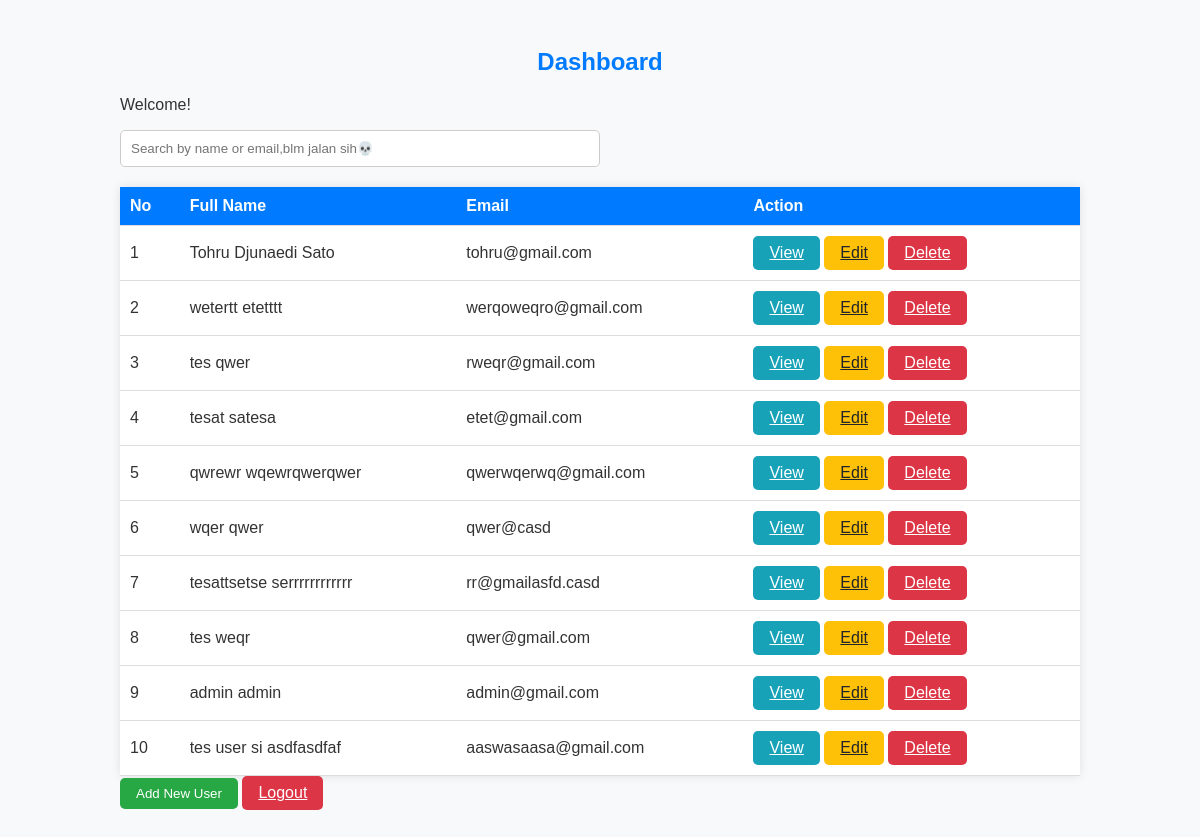
Page /dashboard.php on the committed database.
### tables this page shows
CREATE TABLE `user` (
  `ID` text NOT NULL,
  `firstName` text NOT NULL,
  `lastName` text NOT NULL,
  `Email` text NOT NULL,
  `Password` text NOT NULL,
  `Bio` text DEFAULT NULL
);

### dashboard.php (the view, shortened to what this page needs)
<?php
function connectToDB()
{
    $servername = "localhost";
    $username = "root";
    $password = "";
    $database = "attendance_system";
    $conn = mysqli_connect($servername, $username, $password, $database);
    $sql = "SELECT ID, `firstName`, `lastName`, Email, Password, Bio FROM user";
    $result = mysqli_query($conn, $sql);
    $allUsers = [];
    if (mysqli_num_rows($result) > 0) {
        while ($row = mysqli_fetch_assoc($result)) {
            $allUsers[] = $row;
        }
    } else {
        echo "0 results";
    }
    return $allUsers;
}
$allUsers = connectToDB();
?>
<!DOCTYPE html>
<html lang="en">
<head>
    <link rel="stylesheet" href="styles.css">
</head>
<body>
<div class="container">
    <div class="row mt-5">
        <div class="col-md-12">
            <h2 class="text-center mb-4">Dashboard</h2>
            <p>Welcome!</p>
            <div class="mb-3">
                <input type="text" class="form-control" id="searchInput" placeholder="Search by name or email,blm jalan sih💀" style="width: 50%;">
            </div>
            <table class="table">
                <thead>
                <tr>
                    <th>No</th>
                    <th>Full Name</th>
                    <th>Email</th>
                    <th>Action</th>
                </tr>
                </thead>
                <tbody>
                <?php foreach ($allUsers as $index => $user) : ?>
                    <tr>
                        <td><?php echo $index + 1; ?></td>
                        <td><?php echo $user['firstName'] . ' ' . $user['lastName']; ?></td>
                        <td><?php echo $user['Email']; ?></td>
                        <td>
                            <a href="viewuser.php?id=<?php echo $user['ID']; ?>" class="btn btn-info">View</a>
                            <a href="edituser.php?id=<?php echo $user['ID']; ?>" class="btn btn-warning">Edit</a>
                            <a href="deleteuser.php?email=<?php echo $user['Email']; ?>" class="btn btn-danger">Delete</a>
                        </td>
                    </tr>
                <?php endforeach; ?>
                </tbody>
            </table>
            <button class="btn btn-success" onclick="window.location.href='addnewuser.php'">Add New User</button>
            <a href="?logout=true" class="btn btn-danger">Logout</a>
        </div>
    </div>
</div>
</body>
</html>

### styles.css (style rules this page uses)
body { font-family: Arial, sans-serif; background-color: #f8f9fa; color: #333; }
.container { max-width: 960px; margin: 0 auto; padding: 20px; }
h2 { color: #007bff; text-align: center; }
#searchInput { width: 100%; padding: 10px; border: 1px solid #ccc; border-radius: 5px; margin-bottom: 20px; box-sizing: border-box; }
.table { width: 100%; border-collapse: collapse; background-color: #fff; box-shadow: 0 0 10px rgba(0, 0, 0, 0.1); }
.table th, .table td { padding: 10px; border-bottom: 1px solid #ddd; }
.table th { background-color: #007bff; color: #fff; text-align: left; }
.btn { display: inline-block; padding: 8px 16px; border: none; border-radius: 5px; cursor: pointer; }
.btn-success { background-color: #28a745; color: #fff; }
.btn-info { background-color: #17a2b8; color: #fff; }
.btn-warning { background-color: #ffc107; color: #212529; }
.btn-danger { background-color: #dc3545; color: #fff; }

### rows in the picture
user: firstName "Tohru", lastName "Djunaedi Sato", Email "tohru@gmail.com"
user: firstName "wetertt", lastName "etetttt", Email "werqoweqro@gmail.com"
user: firstName "tes", lastName "qwer", Email "rweqr@gmail.com"
user: firstName "tesat", lastName "satesa", Email "etet@gmail.com"
user: firstName "qwrewr", lastName "wqewrqwerqwer", Email "qwerwqerwq@gmail.com"
user: firstName "wqer", lastName "qwer", Email "qwer@casd"
user: firstName "tesattsetse", lastName "serrrrrrrrrrrr", Email "rr@gmailasfd.casd"
user: firstName "tes", lastName "weqr", Email "qwer@gmail.com"
user: firstName "admin", lastName "admin", Email "admin@gmail.com"
user: firstName "tes user si", lastName "asdfasdfaf", Email "aaswasaasa@gmail.com"
